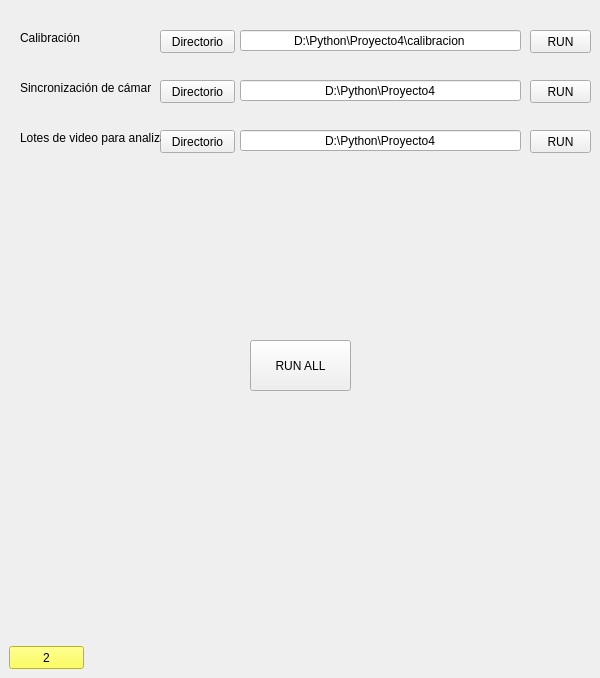
            <widget class="QWidget" name="page2">
             <widget class="QPushButton" name="page2_bt2">
              <property name="geometry">
               <rect>
                <x>9</x>
                <y>646</y>
                <width>75</width>
                <height>23</height>
               </rect>
              </property>
              <property name="styleSheet">
               <string notr="true">background-color: rgb(255, 255, 46);</string>
              </property>
              <property name="text">
               <string>2</string>
              </property>
             </widget>
             <widget class="QLineEdit" name="page2_lEdit1">
              <property name="geometry">
               <rect>
                <x>240</x>
                <y>80</y>
                <width>281</width>
                <height>21</height>
               </rect>
              </property>
              <property name="text">
               <string>D:\Python\Proyecto4</string>
              </property>
              <property name="alignment">
               <set>Qt::AlignCenter</set>
              </property>
             </widget>
             <widget class="QPushButton" name="page2_bt1">
              <property name="geometry">
               <rect>
                <x>160</x>
                <y>80</y>
                <width>75</width>
                <height>23</height>
               </rect>
              </property>
              <property name="text">
               <string>Directorio</string>
              </property>
              <property name="icon">
               <iconset>
                <normaloff>C:/Users/David/.designer/backup/opened-folder.png</normaloff>C:/Users/David/.designer/backup/opened-folder.png</iconset>
              </property>
             </widget>
             <widget class="QLabel" name="label_2">
              <property name="geometry">
               <rect>
                <x>20</x>
                <y>80</y>
                <width>131</width>
                <height>16</height>
               </rect>
              </property>
              <property name="text">
               <string>Sincronización de cámaras</string>
              </property>
             </widget>
             <widget class="QLineEdit" name="page2_lEdit1_2">
              <property name="geometry">
               <rect>
                <x>240</x>
                <y>130</y>
                <width>281</width>
                <height>21</height>
               </rect>
              </property>
              <property name="text">
               <string>D:\Python\Proyecto4</string>
              </property>
              <property name="alignment">
               <set>Qt::AlignCenter</set>
              </property>
             </widget>
             <widget class="QPushButton" name="page2_bt1_2">
              <property name="geometry">
               <rect>
                <x>160</x>
                <y>130</y>
                <width>75</width>
                <height>23</height>
               </rect>
              </property>
              <property name="text">
               <string>Directorio</string>
              </property>
              <property name="icon">
               <iconset>
                <normaloff>C:/Users/David/.designer/backup/opened-folder.png</normaloff>C:/Users/David/.designer/backup/opened-folder.png</iconset>
              </property>
             </widget>
             <widget class="QLabel" name="label_3">
              <property name="geometry">
               <rect>
                <x>20</x>
                <y>130</y>
                <width>141</width>
                <height>16</height>
               </rect>
              </property>
              <property name="text">
               <string>Lotes de video para analizar</string>
              </property>
             </widget>
             <widget class="QLineEdit" name="page2_lEdit1_3">
              <property name="geometry">
               <rect>
                <x>240</x>
                <y>30</y>
                <width>281</width>
                <height>21</height>
               </rect>
              </property>
              <property name="text">
               <string>D:\Python\Proyecto4\calibracion</string>
              </property>
              <property name="alignment">
               <set>Qt::AlignCenter</set>
              </property>
             </widget>
             <widget class="QLabel" name="label_4">
              <property name="geometry">
               <rect>
                <x>20</x>
                <y>30</y>
                <width>141</width>
                <height>16</height>
               </rect>
              </property>
              <property name="text">
               <string>Calibración</string>
              </property>
             </widget>
             <widget class="QPushButton" name="page2_bt1_3">
              <property name="geometry">
               <rect>
                <x>160</x>
                <y>30</y>
                <width>75</width>
                <height>23</height>
               </rect>
              </property>
              <property name="text">
               <string>Directorio</string>
              </property>
              <property name="icon">
               <iconset>
                <normaloff>C:/Users/David/.designer/backup/opened-folder.png</normaloff>C:/Users/David/.designer/backup/opened-folder.png</iconset>
              </property>
             </widget>
             <widget class="QPushButton" name="pushButton_2">
              <property name="geometry">
               <rect>
                <x>530</x>
                <y>80</y>
                <width>61</width>
                <height>23</height>
               </rect>
              </property>
              <property name="text">
               <string>RUN</string>
              </property>
              <property name="icon">
               <iconset>
                <normaloff>C:/Users/David/.designer/backup/RUN.png</normaloff>C:/Users/David/.designer/backup/RUN.png</iconset>
              </property>
             </widget>
             <widget class="QPushButton" name="pushButton_4">
              <property name="geometry">
               <rect>
                <x>530</x>
                <y>130</y>
                <width>61</width>
                <height>23</height>
               </rect>
              </property>
              <property name="text">
               <string>RUN</string>
              </property>
              <property name="icon">
               <iconset>
                <normaloff>C:/Users/David/.designer/backup/RUN.png</normaloff>C:/Users/David/.designer/backup/RUN.png</iconset>
              </property>
             </widget>
             <widget class="QPushButton" name="pushButton_6">
              <property name="geometry">
               <rect>
                <x>530</x>
                <y>30</y>
                <width>61</width>
                <height>23</height>
               </rect>
              </property>
              <property name="text">
               <string>RUN</string>
              </property>
              <property name="icon">
               <iconset>
                <normaloff>C:/Users/David/.designer/backup/RUN.png</normaloff>C:/Users/David/.designer/backup/RUN.png</iconset>
              </property>
             </widget>
             <widget class="QPushButton" name="pushButton_7">
              <property name="geometry">
               <rect>
                <x>250</x>
                <y>340</y>
                <width>101</width>
                <height>51</height>
               </rect>
              </property>
              <property name="text">
               <string>RUN ALL</string>
              </property>
              <property name="icon">
               <iconset>
                <normaloff>C:/Users/David/.designer/backup/RUNN-ALL.png</normaloff>C:/Users/David/.designer/backup/RUNN-ALL.png</iconset>
              </property>
              <property name="iconSize">
               <size>
                <width>40</width>
                <height>40</height>
               </size>
              </property>
             </widget>
            </widget>
